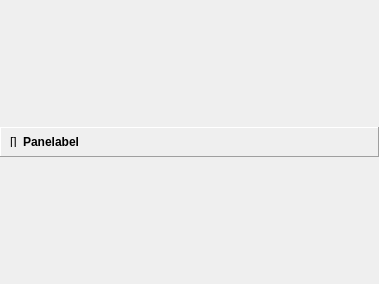
<?xml version="1.0" encoding="UTF-8"?>
<ui version="4.0">
 <class>PaneWidget</class>
 <widget class="QWidget" name="PaneWidget">
  <property name="geometry">
   <rect>
    <x>0</x>
    <y>0</y>
    <width>379</width>
    <height>284</height>
   </rect>
  </property>
  <property name="sizePolicy">
   <sizepolicy hsizetype="Preferred" vsizetype="Minimum">
    <horstretch>0</horstretch>
    <verstretch>0</verstretch>
   </sizepolicy>
  </property>
  <property name="windowTitle">
   <string>Form</string>
  </property>
  <layout class="QVBoxLayout" name="paneLayout">
   <property name="margin">
    <number>0</number>
   </property>
   <item>
    <widget class="QFrame" name="frame">
     <property name="minimumSize">
      <size>
       <width>0</width>
       <height>30</height>
      </size>
     </property>
     <property name="maximumSize">
      <size>
       <width>16777215</width>
       <height>30</height>
      </size>
     </property>
     <property name="autoFillBackground">
      <bool>false</bool>
     </property>
     <property name="frameShape">
      <enum>QFrame::Panel</enum>
     </property>
     <property name="frameShadow">
      <enum>QFrame::Raised</enum>
     </property>
     <layout class="QHBoxLayout" name="horizontalLayout">
      <item>
       <layout class="QGridLayout" name="gridLayout">
        <item row="0" column="2">
         <spacer name="horizontalSpacer">
          <property name="orientation">
           <enum>Qt::Horizontal</enum>
          </property>
          <property name="sizeHint" stdset="0">
           <size>
            <width>40</width>
            <height>20</height>
           </size>
          </property>
         </spacer>
        </item>
        <item row="0" column="1">
         <widget class="QLabel" name="labelPaneName">
          <property name="font">
           <font>
            <weight>75</weight>
            <bold>true</bold>
           </font>
          </property>
          <property name="text">
           <string>Panelabel</string>
          </property>
          <property name="textFormat">
           <enum>Qt::PlainText</enum>
          </property>
         </widget>
        </item>
        <item row="0" column="0">
         <widget class="QLabel" name="labelPaneIcon">
          <property name="text">
           <string>[]</string>
          </property>
         </widget>
        </item>
       </layout>
      </item>
     </layout>
    </widget>
   </item>
  </layout>
 </widget>
 <resources>
  <include location="icons.qrc"/>
 </resources>
 <connections/>
</ui>
